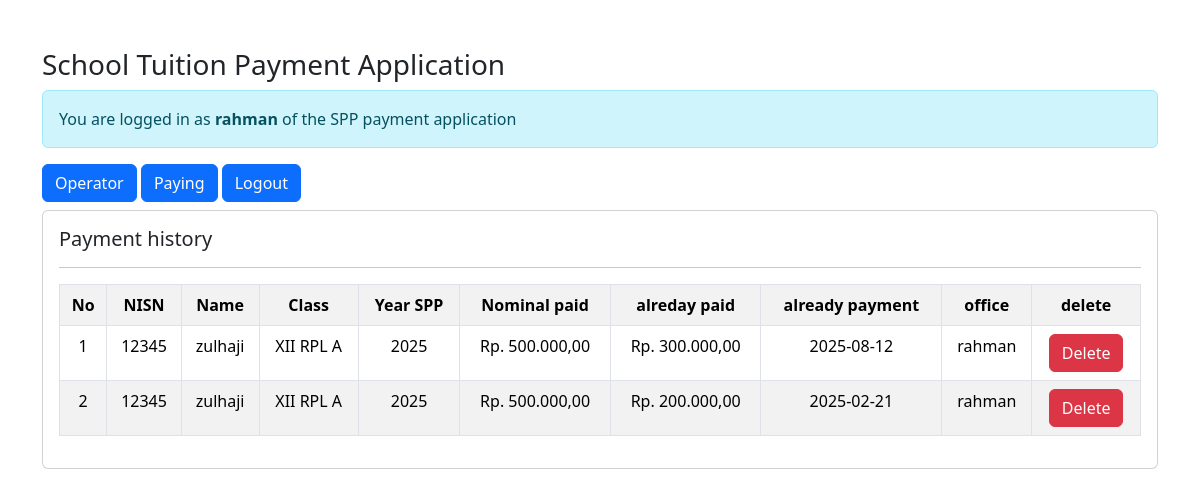
The page /petugas/petugas.php?url=history-pembayaran&nisns=12345 (signed in) on the database its author committed.
### tables this page shows
CREATE TABLE `pembayaran` (
  `id_pembayaran` int(11) NOT NULL,
  `nisns` varchar(10) DEFAULT NULL,
  `tgl_bayar` date DEFAULT NULL,
  `bulan_bayar` varchar(25) DEFAULT NULL,
  `tahun_bayar` varchar(4) DEFAULT NULL,
  `jumlah_bayar` int(11) DEFAULT NULL,
  `id_spp` int(11) DEFAULT NULL,
  `id_siswa` int(11) DEFAULT NULL,
  `id_petugas` int(11) DEFAULT NULL
);

CREATE TABLE `siswa` (
  `id_siswa` int(11) NOT NULL,
  `nisn` char(10) DEFAULT NULL,
  `nis` char(8) DEFAULT NULL,
  `nama` varchar(50) DEFAULT NULL,
  `alamat` text DEFAULT NULL,
  `no_telp` varchar(13) DEFAULT NULL,
  `id_spp` int(11) DEFAULT NULL,
  `id_kelas` int(11) DEFAULT NULL
);

CREATE TABLE `kelas` (
  `id_kelas` int(11) NOT NULL,
  `nama_kelas` varchar(10) DEFAULT NULL,
  `kompetensi_keahlian` varchar(50) DEFAULT NULL
);

CREATE TABLE `spp` (
  `id_spp` int(11) NOT NULL,
  `tahun` int(11) DEFAULT NULL,
  `nominal` int(11) DEFAULT NULL
);

CREATE TABLE `petugas` (
  `id_petugas` int(11) NOT NULL,
  `username` varchar(25) DEFAULT NULL,
  `password` varchar(32) DEFAULT NULL,
  `nama_petugas` varchar(35) DEFAULT NULL,
  `level` enum('admin','petugas') DEFAULT NULL
);

### petugas/history-pembayaran.php (the view)
<?php
$nisns = $_GET['nisns'];
?>
<h5>Payment history</h5>
<hr>
<table class="table table-striped table-bordered">
    <tr class="fw-bold text-center">
        <th>No</th>
        <th>NISN</th>
        <th>Name</th>
        <th>Class</th>
        <th>Year SPP</th>
        <th>Nominal paid</th>
        <th>alreday paid</th>
        <th>already payment</th>
        <th>office</th></th>
        <th>delete</th>
    </tr>
    <?php
    include '../koneksi.php';
    $no = 1;
    $sql = "SELECT*FROM pembayaran,siswa,kelas,spp,petugas WHERE pembayaran.nisns=siswa.nisn AND siswa.id_kelas=kelas.id_kelas AND pembayaran.id_spp=spp.id_spp AND pembayaran.id_petugas=petugas.id_petugas AND pembayaran.nisns='$nisns' ORDER BY tgl_bayar DESC";
    $query = mysqli_query($koneksi, $sql);
    foreach ($query as $data) {
    ?>
        <tr class="text-center">
            <td><?= $no++; ?></td>
            <td><?= $data['nisns'] ?></td>
            <td><?= $data['nama'] ?></td>
            <td><?= $data['nama_kelas'] ?></td>
            <td><?= $data['tahun'] ?></td>
            <td>Rp. <?= number_format($data['nominal'], 2, ',', '.'); ?></td>
            <td>Rp. <?= number_format($data['jumlah_bayar'], 2, ',', '.'); ?></td>
            <td><?= $data['tgl_bayar'] ?></td>
            <td><?= $data['nama_petugas'] ?></td>
            <td>
                <a href="?url=hapus-pembayaran&nisns=<?= $data['nisns'] ?>&id_pembayaran=<?= $data['id_pembayaran']?>" class="btn btn-danger">Delete</a>
            </td>
        </tr>
    <?php } ?>
</table>

### rows shown on the page
pembayaran: nisns "12345", siswa.nama "zulhaji", kelas.nama_kelas "XII RPL A", id_spp.tahun "2025", id_spp.nominal "500.000,00", jumlah_bayar "300.000,00", tgl_bayar "2025-08-12", id_petugas.nama_petugas "rahman"
pembayaran: nisns "12345", siswa.nama "zulhaji", kelas.nama_kelas "XII RPL A", id_spp.tahun "2025", id_spp.nominal "500.000,00", jumlah_bayar "200.000,00", tgl_bayar "2025-02-21", id_petugas.nama_petugas "rahman"

### other values the page prints
$_SESSION['nama_petugas'] "rahman"
